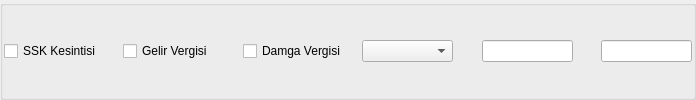
        <widget class="QGroupBox" name="group_box_yakacak_yardimi">
         <property name="sizePolicy">
          <sizepolicy hsizetype="Expanding" vsizetype="Expanding">
           <horstretch>0</horstretch>
           <verstretch>0</verstretch>
          </sizepolicy>
         </property>
         <property name="font">
          <font>
           <pointsize>9</pointsize>
          </font>
         </property>
         <property name="title">
          <string/>
         </property>
         <layout class="QGridLayout" name="gridLayout_47" columnstretch="5,5,5,4,1,4,1,4">
          <property name="margin">
           <number>1</number>
          </property>
          <item row="0" column="5">
           <widget class="QCommaEdit" name="comma_edit_yakacak_yardimi_yuzdesi">
            <property name="sizePolicy">
             <sizepolicy hsizetype="Expanding" vsizetype="Fixed">
              <horstretch>0</horstretch>
              <verstretch>0</verstretch>
             </sizepolicy>
            </property>
            <property name="font">
             <font>
              <pointsize>9</pointsize>
             </font>
            </property>
            <property name="whatsThis">
             <string>Sayilari formatina(Or:1,000,234.50) donusturur. </string>
            </property>
            <property name="QCommaEdit" stdset="0">
             <rect>
              <x>0</x>
              <y>0</y>
              <width>100</width>
              <height>100</height>
             </rect>
            </property>
           </widget>
          </item>
          <item row="0" column="7">
           <widget class="QCommaEdit" name="comma_edit_yakacak_yardimi_tutari">
            <property name="sizePolicy">
             <sizepolicy hsizetype="Expanding" vsizetype="Fixed">
              <horstretch>0</horstretch>
              <verstretch>0</verstretch>
             </sizepolicy>
            </property>
            <property name="font">
             <font>
              <pointsize>9</pointsize>
             </font>
            </property>
            <property name="whatsThis">
             <string>Sayilari formatina(Or:1,000,234.50) donusturur. </string>
            </property>
            <property name="QCommaEdit" stdset="0">
             <rect>
              <x>0</x>
              <y>0</y>
              <width>100</width>
              <height>100</height>
             </rect>
            </property>
           </widget>
          </item>
          <item row="0" column="4">
           <spacer name="horizontalSpacer_44">
            <property name="orientation">
             <enum>Qt::Horizontal</enum>
            </property>
            <property name="sizeHint" stdset="0">
             <size>
              <width>40</width>
              <height>20</height>
             </size>
            </property>
           </spacer>
          </item>
          <item row="0" column="6">
           <spacer name="horizontalSpacer_45">
            <property name="orientation">
             <enum>Qt::Horizontal</enum>
            </property>
            <property name="sizeHint" stdset="0">
             <size>
              <width>40</width>
              <height>20</height>
             </size>
            </property>
           </spacer>
          </item>
          <item row="0" column="0">
           <widget class="QCheckBox" name="check_box_yakacak_yardimi_ssk_kesintisi">
            <property name="enabled">
             <bool>true</bool>
            </property>
            <property name="sizePolicy">
             <sizepolicy hsizetype="Expanding" vsizetype="Fixed">
              <horstretch>0</horstretch>
              <verstretch>0</verstretch>
             </sizepolicy>
            </property>
            <property name="font">
             <font>
              <pointsize>9</pointsize>
             </font>
            </property>
            <property name="text">
             <string>SSK Kesintisi</string>
            </property>
           </widget>
          </item>
          <item row="0" column="1">
           <widget class="QCheckBox" name="check_box_yakacak_yardimi_gelir_vergisi">
            <property name="sizePolicy">
             <sizepolicy hsizetype="Expanding" vsizetype="Fixed">
              <horstretch>0</horstretch>
              <verstretch>0</verstretch>
             </sizepolicy>
            </property>
            <property name="font">
             <font>
              <pointsize>9</pointsize>
             </font>
            </property>
            <property name="text">
             <string>Gelir Vergisi</string>
            </property>
           </widget>
          </item>
          <item row="0" column="2">
           <widget class="QCheckBox" name="check_box_yakacak_yardimi_damga_vergisi">
            <property name="sizePolicy">
             <sizepolicy hsizetype="Expanding" vsizetype="Fixed">
              <horstretch>0</horstretch>
              <verstretch>0</verstretch>
             </sizepolicy>
            </property>
            <property name="font">
             <font>
              <pointsize>9</pointsize>
             </font>
            </property>
            <property name="text">
             <string>Damga Vergisi</string>
            </property>
           </widget>
          </item>
          <item row="0" column="3">
           <widget class="QComboBox" name="combo_box_yakacak_yardimi_yuzde_mi">
            <property name="sizePolicy">
             <sizepolicy hsizetype="Expanding" vsizetype="Fixed">
              <horstretch>0</horstretch>
              <verstretch>0</verstretch>
             </sizepolicy>
            </property>
            <property name="font">
             <font>
              <pointsize>9</pointsize>
             </font>
            </property>
           </widget>
          </item>
         </layout>
        </widget>
